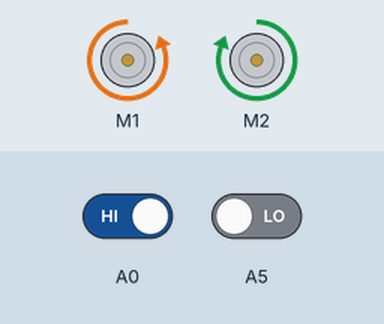
Simulated run of this sketch. Board: Arduino Leonardo, built with avr-gcc and run on an emulated ATmega32U4. Parts: 2 × DC motor (green arrow = forward, orange = backward, longer = faster). The test bench sets the inputs (shaded band); at power-on: A0 HIGH, A5 LOW.

Above: at 1.2 s.
1.3 s: A0 driven LOW
At 2.5 s:
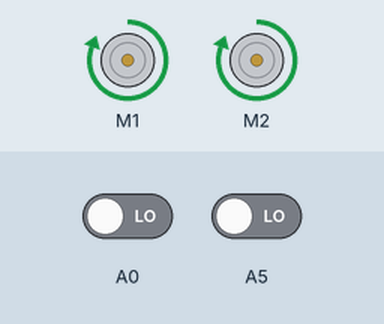
2.8 s: A5 driven HIGH
At 3.7 s:
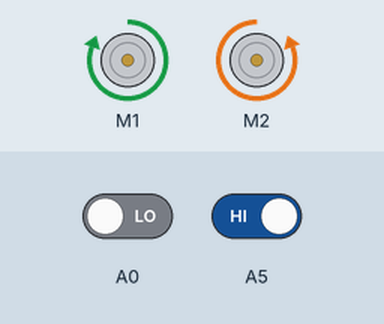
4.3 s: A0 driven HIGH
At 4.8 s:
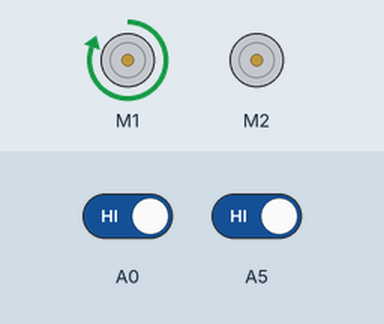
5.8 s: A5 driven LOW
At 7.0 s:
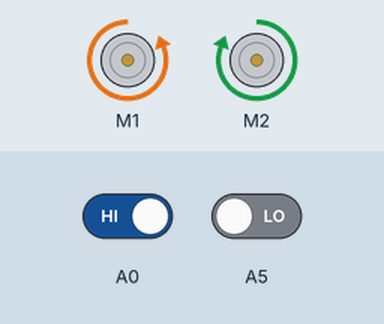
7.3 s: A5 driven HIGH
At 8.3 s:
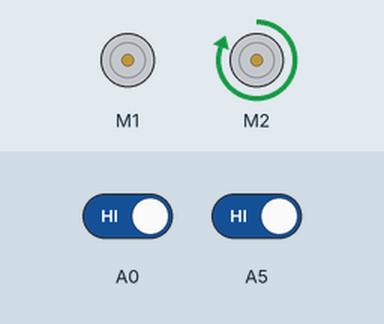
Timing chart, 0 to 9.8 s (numbered marks = the images above; inputs shaded):
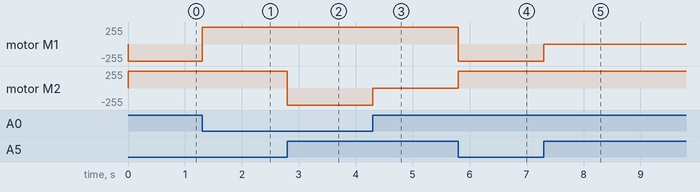

Measured:
- after the input at 1.3 s, motor M1: backward 255/255 → forward 255/255 at once
- after the input at 2.8 s, motor M2: forward 255/255 → backward 255/255 at once
- after the input at 4.3 s, motor M2: backward 255/255 → stopped at once
- after the input at 5.8 s, motor M1: forward 255/255 → backward 255/255 at once; motor M2: stopped → forward 255/255 at once
- after the input at 7.3 s, motor M1: backward 255/255 → stopped at once

The sketch:

testShield.ino.ino
```cpp
#include <AFMotor.h>

#define LEFT_STATE 1
#define RIGHT_STATE 2

#define BIT(pos)                        ( 1 << (pos) )
#define CHECK_BIT(x, pos)               ( ( 0u == ( (x) & (BIT(pos)) ) ) ? 0u : 1u )
#define SET_BIT(x, pos)                 ( (x) |= (BIT(pos)) )
#define SET_BITS(x, bits)               ( (x) |= (bits) )
#define UNSET_BIT(x, pos)               ( (x) &= ~(BIT(pos)) )
#define UNSET_BITS(x, bits)             ( (x) &= (~(bits)) )
#define FLIP_BIT(x, pos)                ( (x) ^= (BIT(pos)) )
#define FLIP_BITS(x, bits)              ( (x) ^= (bits) )
#define GET_BITFIELD(x, start, len)     ( ((x) >> (start)) & (BIT(len) - 1) )


AF_DCMotor motor_L(1, 0);                  // 모터드라이버 L293D
AF_DCMotor motor_R(2, 0);

int state = 1;                     // 0 = 직진, 1 = 우회전 2 = 좌회전
int val1, val2;

void setup() {
    pinMode(A0, INPUT);
    pinMode(A5, INPUT);
    // turn on motor
    motor_L.setSpeed(255);              // 왼쪽 모터의 속도
    motor_L.run(RELEASE);
    motor_R.setSpeed(255);              // 오른쪽 모터의 속도
    motor_R.run(RELEASE);
}

void loop() {
        val1 = digitalRead(A0);    // 라인센서1
        val2 = digitalRead(A5);    // 라인센서2

        if (val1 == 0 && val2 == 0) {                   // 직진
            motor_L.run(FORWARD);
            motor_R.run(FORWARD);
        }
        else if (val1 == 0 && val2 == 1) {              // 우회전
            motor_L.run(FORWARD);
            motor_R.run(BACKWARD);
            state = RIGHT_STATE;
        }
        else if (val1 == 1 && val2 == 0) {              // 좌회전
            motor_L.run(BACKWARD);
            motor_R.run(FORWARD);
            state = LEFT_STATE;
        }
        else {              // 트랙 벗어남
            if (state == LEFT_STATE) {
                motor_L.run(RELEASE);
                motor_R.run(FORWARD);
            } else {
                motor_L.run(FORWARD);
                motor_R.run(RELEASE);
            }
        }

}
```

measureCPUTime.cpp
```cpp
/*
Written by Sungjun
This code measures CPU cycles and time(for miliseconds) of a module(or function)
*/

void measureSpeedOfCode() {
    TCCR1A = 0;             // Set Timer/Counter Control Register A to 0 for initialization.
    TCCR1B = bit(CS10);     // Set 11st bit to 1 of Timer/Counter Control Register B.
    TCNT1 = 0;              // Initialize register which indicates Timer1's value(or counts).
    unsigned int cycles;

    /* Code under test */
    // do something
    /* End of code under test */

    cycles = TCNT1;
    Serial.print("CPU Cycles: "); Serial.print(cycles - 1);
    Serial.print(", "); Serial.print((float)(cycles - 1) / 16); Serial.println("ms");
}
```
